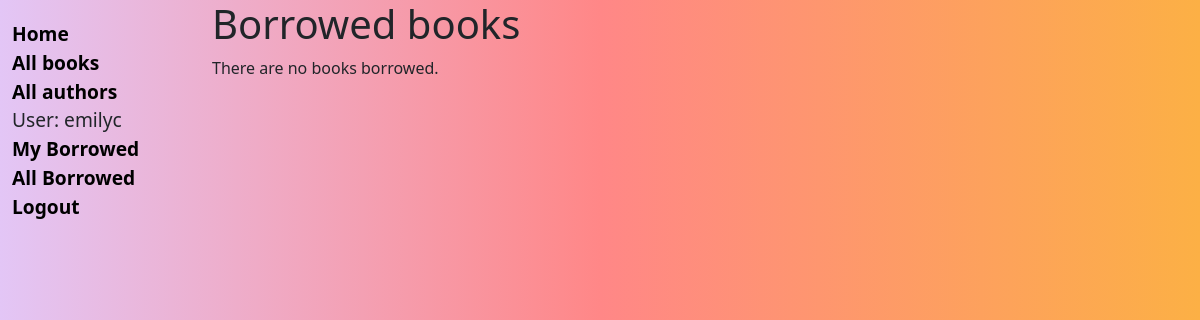
/catalog/mybooks/ (signed in), run on an earlier commit of the app's database.
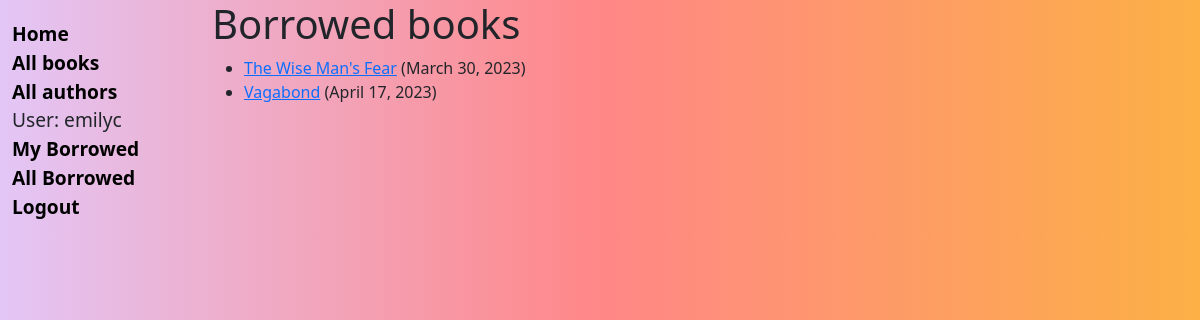
And on a later commit of the database.
### catalog/models.py (models this page shows, shortened)
class BookInstance(models.Model):
    id = models.UUIDField(
        primary_key=True,
        default=uuid.uuid4,
        help_text="Unique ID for this particular book across whole library",
    )
    book = models.ForeignKey("Book", on_delete=models.RESTRICT, null=True)
    imprint = models.CharField(max_length=200)
    due_back = models.DateField(null=True, blank=True)
    LOAN_STATUS = (
        ("m", "Maintenance"),
        ("o", "On loan"),
        ("a", "Available"),
        ("r", "Reserved"),
    )
    status = models.CharField(
        max_length=1,
        choices=LOAN_STATUS,
        blank=True,
        default="m",
        help_text="Book availability",
    )
    borrower = models.ForeignKey(
        User, on_delete=models.SET_NULL, null=True, blank=True
    )  # add borrower with a foreign key to the User model
    @property
    def is_overdue(self):
        return bool(self.due_back and date.today() > self.due_back)
    class Meta:
        ordering = ["due_back"]
        permissions = (("can_mark_returned", "Set book as returned"),)

class Book(models.Model):
    title = models.CharField(max_length=200)
    author = models.ForeignKey("Author", on_delete=models.SET_NULL, null=True)
    summary = models.TextField(
        max_length=1000, help_text="Enter a brief description of the book"
    )
    isbn = models.CharField(
        "ISBN",
        max_length=1000,
        help_text='13 Character <a href="https://www.isbn-international.org/content/what-isbn">ISBN number</a>',
    )
    genre = models.ManyToManyField(Genre, help_text="Select a genre for this book")
    language = models.ForeignKey("Language", on_delete=models.SET_NULL, null=True)
    def display_genre(self):
        """Create a string for the Genre. This is required to display genre in Admin."""
        return ", ".join(genre.name for genre in self.genre.all()[:3])
    display_genre.short_description = "Genre"

### catalog/views.py (the view)
# urls.py: path("mybooks/", views.LoanedBooksByUserListView.as_view(), name="my-borrowed"),
class LoanedBooksByUserListView(LoginRequiredMixin, generic.ListView):
    model = BookInstance
    template_name = "catalog/bookinstance_list_borrowed_user.html"
    paginate_by = 10
    def get_queryset(self):
        return (
            BookInstance.objects.filter(borrower=self.request.user)
            .filter(status__exact="o")
            .order_by("due_back")
        )

### catalog/templates/catalog/bookinstance_list_borrowed_user.html
{% extends "base_generic.html" %}
{% block content %}
<h1>Borrowed books</h1>
{% if bookinstance_list %}
<ul>
    {% for bookinst in bookinstance_list %}
    <li class="{% if bookinst.is_overdue %}text-danger{% endif %}">
        <a href="{% url 'catalog:book-detail' bookinst.book.pk %}">{{ bookinst.book.title }}</a>
        ({{ bookinst.due_back }})
    </li>
    {% endfor %}
</ul>
{% else %}
<p>There are no books borrowed.</p>
{% endif %}
{% endblock %}

What changed in the data, as far as the page shows it:
now on this page (row edited): BookInstance: book "The Wise Man's Fear", due_back "March 30, 2023"
now on this page (row edited): BookInstance: book "Vagabond", due_back "April 17, 2023"
Also different on the page:
text no longer shown: "There are no books borrowed."
